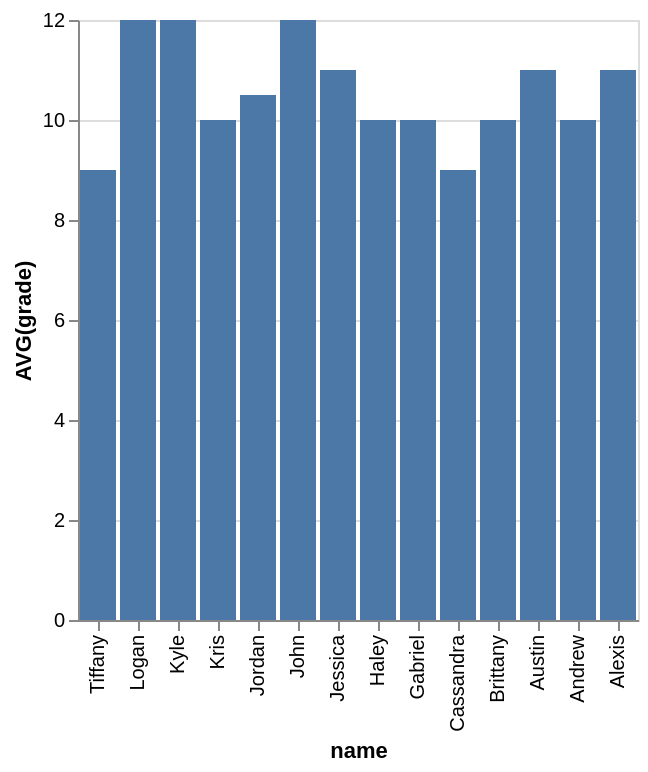

This figure's Vega-Lite source:
### Vega-Lite specification from a JSON file in a GitHub repository (floating-point values rounded to 4 significant figures)
{"data": {"values": [{"x_data": "Tiffany", "y_data": 9}, {"x_data": "Logan", "y_data": 12}, {"x_data": "Kyle", "y_data": 12}, {"x_data": "Kris", "y_data": 10}, {"x_data": "Jordan", "y_data": 10.5}, {"x_data": "John", "y_data": 12}, {"x_data": "Jessica", "y_data": 11}, {"x_data": "Haley", "y_data": 10}, {"x_data": "Gabriel", "y_data": 10}, {"x_data": "Cassandra", "y_data": 9}, {"x_data": "Brittany", "y_data": 10}, {"x_data": "Austin", "y_data": 11}, {"x_data": "Andrew", "y_data": 10}, {"x_data": "Alexis", "y_data": 11}]}, "mark": "bar", "encoding": {"x": {"field": "x_data", "type": "nominal", "title": "name", "sort": "descending"}, "y": {"field": "y_data", "type": "quantitative", "title": "AVG(grade)"}}}
